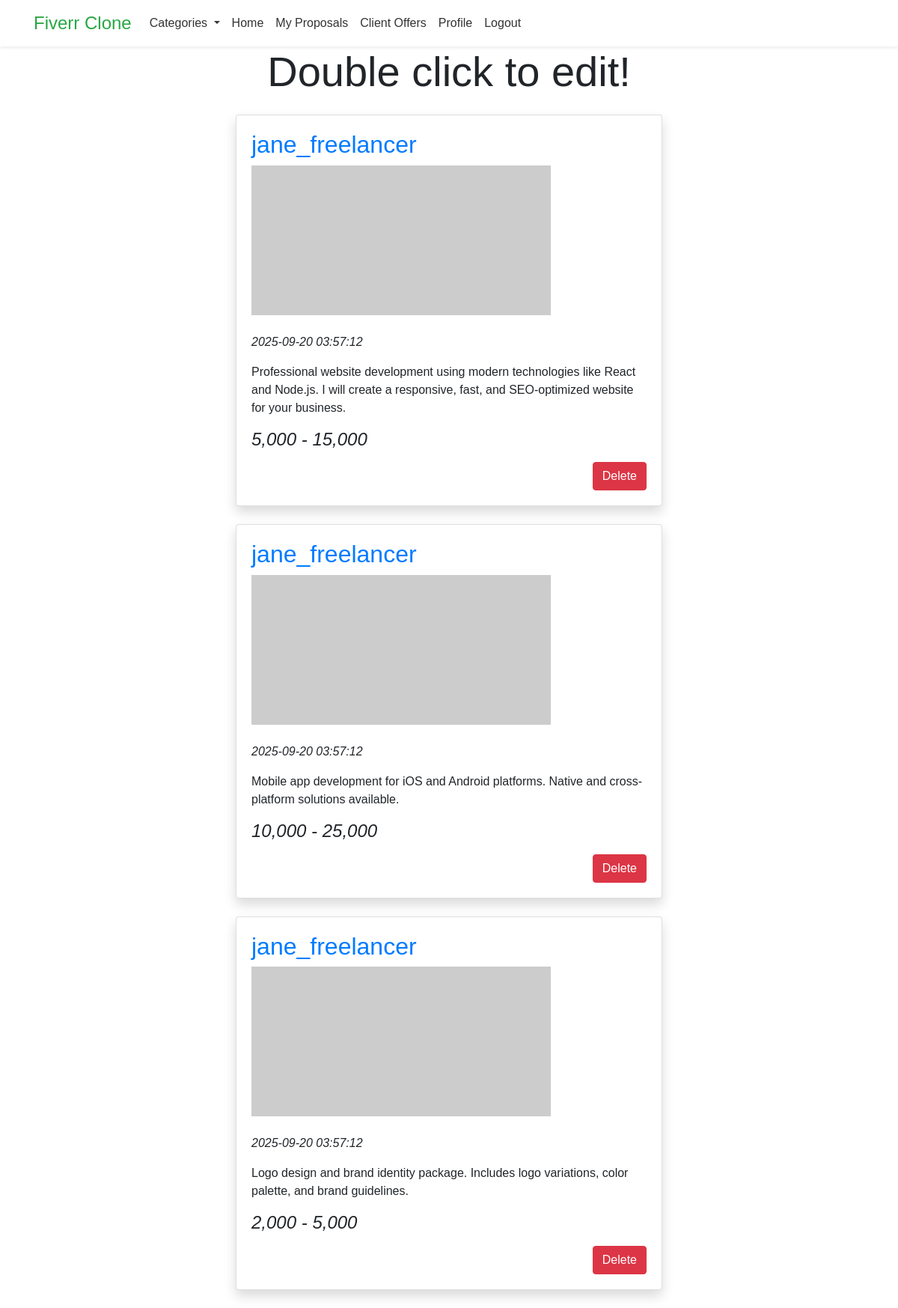
Screenshot of /freelancer/your_proposals.php (signed in) with the database file from the repository.
### tables this page shows
CREATE TABLE proposals (
    proposal_id INT AUTO_INCREMENT PRIMARY KEY,
    user_id INT NOT NULL,
    description TEXT NOT NULL,
    image TEXT,
    min_price INT NOT NULL,
    max_price INT NOT NULL,
    view_count INT DEFAULT 0,
    category_id INT,
    subcategory_id INT,
    date_added TIMESTAMP DEFAULT CURRENT_TIMESTAMP,
    FOREIGN KEY (user_id) REFERENCES fiverr_clone_users(user_id) ON DELETE CASCADE,
    FOREIGN KEY (category_id) REFERENCES categories(category_id) ON DELETE SET NULL,
    FOREIGN KEY (subcategory_id) REFERENCES subcategories(subcategory_id) ON DELETE SET NULL
);

CREATE TABLE fiverr_clone_users (
    user_id INT AUTO_INCREMENT PRIMARY KEY,
    username VARCHAR(255) NOT NULL,
    email VARCHAR(255) UNIQUE NOT NULL,
    password TEXT NOT NULL,
    is_client BOOLEAN NOT NULL DEFAULT FALSE,
    is_administrator BOOLEAN NOT NULL DEFAULT FALSE,
    bio_description TEXT,
    display_picture TEXT,
    contact_number VARCHAR(255),
    date_added TIMESTAMP DEFAULT CURRENT_TIMESTAMP
);

### freelancer/classes/Database.php (called while the page is built, shortened)
<?php
class Database {
    protected $pdo;
    private $host = 'localhost';
    private $db = 'fiverr_database';
    private $user = 'root';
    private $pass = '';
    private $charset = 'utf8mb4';
    public function __construct() {
        $dsn = "mysql:host=$this->host;dbname=$this->db;charset=$this->charset";
        $options = [
            PDO::ATTR_ERRMODE            => PDO::ERRMODE_EXCEPTION,
            PDO::ATTR_DEFAULT_FETCH_MODE => PDO::FETCH_ASSOC,
            PDO::ATTR_EMULATE_PREPARES   => false
        ];
        try {
            $this->pdo = new PDO($dsn, $this->user, $this->pass, $options);
            $this->pdo->exec("SET time_zone = '+08:00';");
        } catch (\PDOException $e) {
            throw new \PDOException($e->getMessage(), (int)$e->getCode());
        }
    }
    protected function executeQuery($sql, $params = []) {
        $stmt = $this->pdo->prepare($sql);
        $stmt->execute($params);
        return $stmt->fetchAll();
    }
}
?>

### freelancer/classloader.php (called while the page is built, shortened)
<?php
require_once 'classes/Database.php';
require_once 'classes/Proposal.php';
$proposalObj = new Proposal();
?>

### freelancer/classes/Proposal.php (called while the page is built, shortened)
<?php
class Proposal extends Database {
    public function getProposalsByUserID($user_id) {
        $sql = "SELECT p.*, u.*, c.category_name, s.subcategory_name,
                p.date_added AS proposals_date_added
                FROM Proposals p
                JOIN fiverr_clone_users u ON p.user_id = u.user_id
                LEFT JOIN categories c ON p.category_id = c.category_id
                LEFT JOIN subcategories s ON p.subcategory_id = s.subcategory_id
                WHERE p.user_id = ?
                ORDER BY p.date_added DESC";
        return $this->executeQuery($sql, [$user_id]);
    }
}
?>

### freelancer/your_proposals.php (the view, shortened to what this page needs)
<?php require_once 'classloader.php'; ?>
<!doctype html>
  <html lang="en">
  <head>
    <link rel="stylesheet" href="https://cdn.jsdelivr.net/npm/bootstrap@4.6.2/dist/css/bootstrap.min.css">
  </head>
  <body>
    <?php include 'includes/navbar.php'; ?>
    <div class="container-fluid">
      <div class="display-4 text-center">Double click to edit!</div>
      <div class="row justify-content-center">
        <div class="col-md-6">
          <?php $getProposalsByUserID = $proposalObj->getProposalsByUserID($_SESSION['user_id']); ?>
          <?php foreach ($getProposalsByUserID as $proposal) { ?>
          <div class="card proposalCard shadow mt-4 mb-4">
            <div class="card-body">
              <h2><a href="#"><?php echo $proposal['username']; ?></a></h2>
              <img src="<?php echo "../images/".$proposal['image']; ?>"
                   class="img-fluid"
                   alt="Proposal Image"
                   onerror="this.src='https://via.placeholder.com/400x200/28a745/ffffff?text=Proposal+Image'">
              <p class="mt-4"><i><?php echo $proposal['proposals_date_added']; ?></i></p>
              <p class="mt-2"><?php echo $proposal['description']; ?></p>
              <h4><i><?php echo number_format($proposal['min_price']) . " - " . number_format($proposal['max_price']);?></i></h4>
              <form action="core/handleForms.php" method="POST">
                <div class="form-group">
                  <input type="submit" name="deleteProposalBtn" class="btn btn-danger float-right" value="Delete">
                </div>
              </form>
            </div>
          </div>
          <?php } ?>
        </div>
      </div>
    </div>
  </body>
</html>

### freelancer/your_proposals.php (style rules this page uses)
body { font-family: "Arial"; }

### rows the page displays
proposals: user.username "jane_freelancer", date_added "2025-09-20 03:57:12", description "Professional website development using modern technologies like React and Node.js. I will create a responsive, fast, and SEO-optimized website for your business.", min_price "5,000", max_price "15,000"
proposals: user.username "jane_freelancer", date_added "2025-09-20 03:57:12", description "Mobile app development for iOS and Android platforms. Native and cross-platform solutions available.", min_price "10,000", max_price "25,000"
proposals: user.username "jane_freelancer", date_added "2025-09-20 03:57:12", description "Logo design and brand identity package. Includes logo variations, color palette, and brand guidelines.", min_price "2,000", max_price "5,000"
